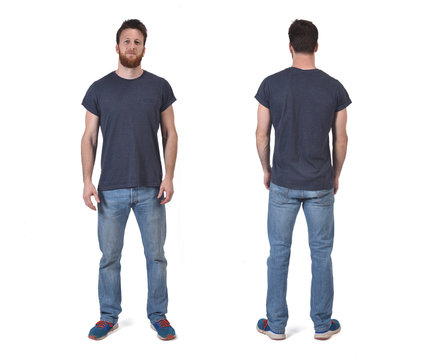
#> input picture person.jpg, 432 x 360 px
$ jupyter execute --allow-errors 'Improve pose detection.ipynb'   (shell and % lines are left out)
#> lines starting #> are read from the running program, lines starting #| are printed output that depends on the picture
### aipose/filters/__init__.py
import numpy as np


def apply_gamma_correction(original_image, gamma=2.2):
    """
    Apply gamma correction to an image.

    Args:
        original_image (numpy.ndarray): The input image.
        gamma (float): The gamma value for correction (default is 2.2).

    Returns:
        numpy.ndarray: The gamma-corrected image.
    """
    # Normalize the image by dividing all pixel values by 255.0
    image_normalized = original_image / 255.0

    # Apply gamma correction to the normalized image
    corrected_image = np.power(image_normalized, gamma)

    # Scale the corrected values back to the range [0, 255] and convert to uint8
    corrected_image = (corrected_image * 255).astype(np.uint8)

    return corrected_image

### notebooks/Improve pose detection.ipynb
[cell 1]
from statistics import mean

import cv2
import matplotlib.pyplot as plt
from numpy import ndarray

from aipose.filters import apply_gamma_correction
#> (the rest of this cell did not finish here and is left out)

[cell 2]
original_image: ndarray = cv2.imread("./../person.jpg")
#> original_image is the input picture: shape (360, 432, 3); mean B, G, R 219.6, 216, 215.7
original_image = cv2.cvtColor(original_image, cv2.COLOR_BGR2RGB)
#> (the rest of this cell did not finish here and is left out)

[cell 3]
image_normalized = original_image / 255.0
corrected_image = apply_gamma_correction(original_image)
#> in apply_gamma_correction, `corrected_image = np.power(image_normalized, gamma)`:
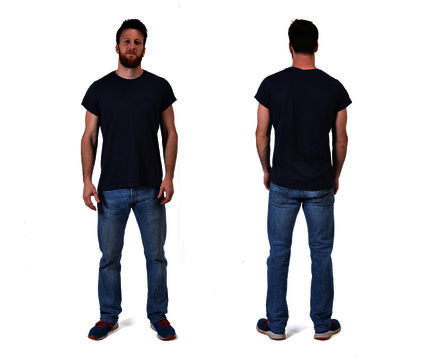
#> corrected_image: shape (360, 432, 3) float64; mean R, G, B 0.791, 0.789, 0.799

#> (a cell that did not finish here is left out)
